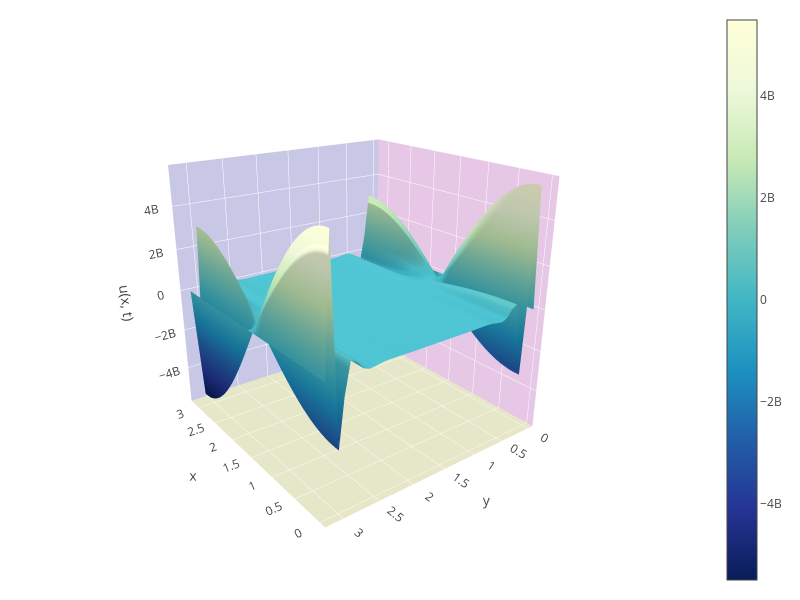

The code cell stored with this chart in its notebook:
### Code cell
solver.plot_state(100, online = False)

### Figure 1 — Plotly figure (JSON) as saved in the notebook; plotly's stock layout.template omitted (floating-point values rounded to 4 significant figures; data arrays with more than 128 entries replaced by an {"elided": "..."} marker saying what was removed)
{"data": [{"colorscale": "YlGnBu", "type": "surface", "uid": "41df963e-719b-45b2-ae4b-413e788c250a", "x": [0, 0.06411, 0.1282, 0.1923, 0.2565, 0.3206, 0.3847, 0.4488, 0.5129, 0.577, 0.6411, 0.7053, 0.7694, 0.8335, 0.8976, 0.9617, 1.026, 1.09, 1.154, 1.218, 1.282, 1.346, 1.411, 1.475, 1.539, 1.603, 1.667, 1.731, 1.795, 1.859, 1.923, 1.988, 2.052, 2.116, 2.18, 2.244, 2.308, 2.372, 2.436, 2.5, 2.565, 2.629, 2.693, 2.757, 2.821, 2.885, 2.949, 3.013, 3.077, 3.142], "y": [0, 0.08055, 0.1611, 0.2417, 0.3222, 0.4028, 0.4833, 0.5639, 0.6444, 0.725, 0.8055, 0.8861, 0.9666, 1.047, 1.128, 1.208, 1.289, 1.369, 1.45, 1.531, 1.611, 1.692, 1.772, 1.853, 1.933, 2.014, 2.094, 2.175, 2.256, 2.336, 2.417, 2.497, 2.578, 2.658, 2.739, 2.819, 2.9, 2.98, 3.061, 3.142], "z": {"elided": "40x50 float values"}}], "layout": {"autosize": false, "height": 600, "margin": {"b": 10, "l": 10, "r": 20, "t": 10}, "scene": {"aspectmode": "cube", "camera": {"eye": {"x": -2, "y": 1.5, "z": 1}}, "xaxis": {"backgroundcolor": "rgb(200, 200, 230)", "gridcolor": "rgb(255, 255, 255)", "showbackground": true, "title": {"text": "x"}, "zerolinecolor": "rgb(255, 255, 255)"}, "yaxis": {"backgroundcolor": "rgb(230, 200,230)", "gridcolor": "rgb(255, 255, 255)", "showbackground": true, "title": {"text": "y"}, "zerolinecolor": "rgb(255, 255, 255)"}, "zaxis": {"backgroundcolor": "rgb(230, 230,200)", "gridcolor": "rgb(255, 255, 255)", "showbackground": true, "title": {"text": "u(x, t)"}, "zerolinecolor": "rgb(255, 255, 255)"}}, "width": 800}}
